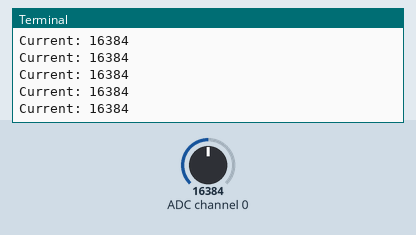
This program was run on a simulated Raspberry Pi (BCM pin numbers). Parts: the last lines printed to the terminal. The inputs (shaded band) are chosen by the test bench; at power-on: ADC channel 0 = 16384 (analog values on the 0–32767 scale).

Above: at 1.2 s.
1.3 s: ADC channel 0 set to 22936
At 3.2 s:
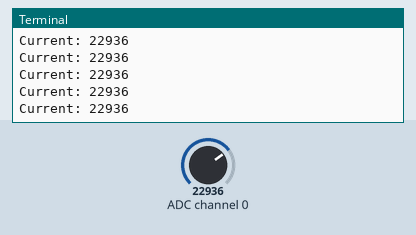
At 4.5 s:
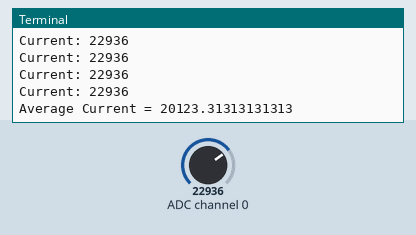

The program:

CT_Calibrator.py
```python
#JMU 2017 Energy Monitoring & Control Senior Capstone
#Author Tyler Hartman

import time
import Adafruit_ADS1x15

#Define ADC
adc = Adafruit_ADS1x15.ADS1115()
#Set Gain
GAIN = 1
#Main Loop
while True:
    sum = 0
    sum_pwr = 0
    print('Reading ADS1x15 Channel 1...')
    #Minute Loop
    for i in range (100):
        adc.start_adc(0, gain=GAIN)
        current = (abs(adc.get_last_result()))
        print('Current: {0}'.format(current))
        sum = sum + current
        time.sleep(.01)
        adc.stop_adc()
    #Average Total Current / Minute
    avg = abs(sum / i)
    #Average Total Power (watts) / Minute
    pwr = abs(avg * 120)
    time.sleep(.5)
    print ('Average Current =',avg)
    time.sleep(15)
```

Measured:
- after the input at 1.3 s, the terminal: prints a new line at once (image 1)
